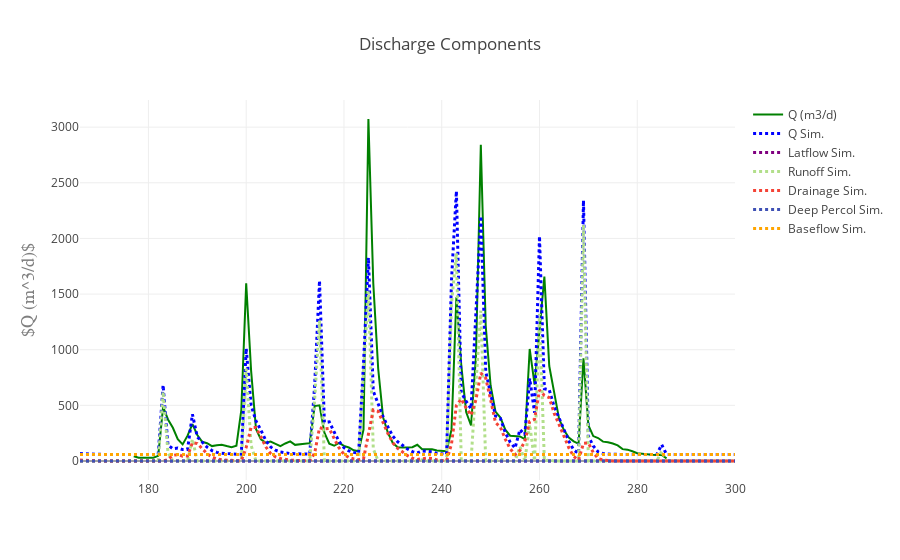

This figure's notebook cell:
### Code cell
figname = "Qcomponents.png"

%matplotlib inline
import plotlycred

online = False
if online:
    # fig = py.iplot(data) 
    fig = go.Figure(data=data, layout=layout)
    py.image.save_as(fig, filename=figname)
    # py.plot(fig, filename=figname) # Opens in web
else:
    fig = go.Figure(data=data, layout=layout)
    iplot(fig)

### Figure 1 — Plotly figure (JSON) as saved in the notebook; plotly's stock layout.template omitted (floating-point values rounded to 4 significant figures; data arrays with more than 128 entries replaced by an {"elided": "..."} marker saying what was removed)
{"data": [{"marker": {"color": "green"}, "mode": "lines", "name": "Q (m3/d)", "type": "scatter", "x": {"elided": "135 int values"}, "y": {"elided": "135 float values"}}, {"line": {"color": "blue", "dash": "dot", "width": 3}, "mode": "lines", "name": "Q Sim.", "type": "scatter", "x": {"elided": "135 int values"}, "y": {"elided": "195 float values"}}, {"line": {"color": "purple", "dash": "dot", "width": 3}, "mode": "lines", "name": "Latflow Sim.", "type": "scatter", "x": {"elided": "135 int values"}, "y": {"elided": "195 float values"}}, {"line": {"color": "rgb(178,223,138)", "dash": "dot", "width": 3}, "mode": "lines", "name": "Runoff Sim.", "type": "scatter", "x": {"elided": "135 int values"}, "y": {"elided": "195 float values"}}, {"line": {"color": "#F44336", "dash": "dot", "width": 3}, "mode": "lines", "name": "Drainage Sim.", "type": "scatter", "x": {"elided": "135 int values"}, "y": {"elided": "195 float values"}}, {"line": {"color": "#3F51B5", "dash": "dot", "width": 3}, "mode": "lines", "name": "Deep Percol Sim.", "type": "scatter", "x": {"elided": "135 int values"}, "y": {"elided": "195 int values"}}, {"line": {"color": "orange", "dash": "dot", "width": 3}, "mode": "lines", "name": "Baseflow Sim.", "type": "scatter", "x": {"elided": "135 int values"}, "y": {"elided": "195 float values"}}], "layout": {"title": "Discharge Components", "xaxis": {"title": "", "titlefont": {"color": "#7f7f7f", "family": "Courier New, monospace", "size": 18}}, "yaxis": {"title": "$Q (m^3/d)$", "titlefont": {"color": "#7f7f7f", "family": "Courier New, monospace", "size": 18}}}}
